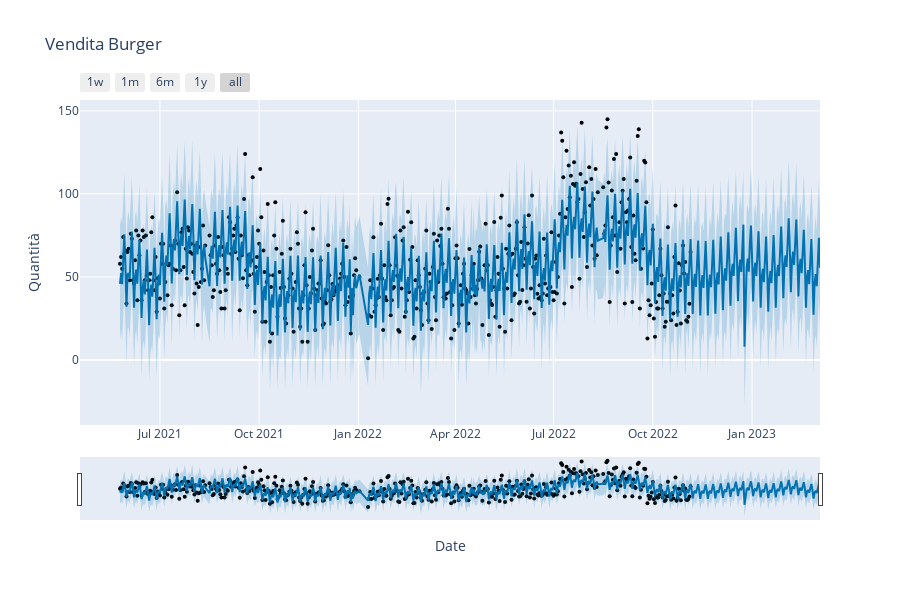

Write notebook code for a chart like this one.
### Code cell
fig = plot_plotly(model_tuned, forecast)

fig.update_layout(yaxis_title = 'Quantità',
                  xaxis_title = 'Date',
                  title = 'Vendita Burger'
)

### Figure 1 — Plotly figure (JSON) as saved in the notebook; plotly's stock layout.template omitted (floating-point values rounded to 4 significant figures; data arrays with more than 128 entries replaced by an {"elided": "..."} marker saying what was removed)
{"data": [{"marker": {"color": "black", "size": 4}, "mode": "markers", "name": "Actual", "type": "scatter", "x": {"elided": "514 str values"}, "y": {"elided": "514 float values"}}, {"hoverinfo": "skip", "line": {"width": 0}, "mode": "lines", "type": "scatter", "x": {"elided": "634 str values"}, "y": {"elided": "634 float values"}}, {"fill": "tonexty", "fillcolor": "rgba(0, 114, 178, 0.2)", "line": {"color": "#0072B2", "width": 2}, "mode": "lines", "name": "Predicted", "type": "scatter", "x": {"elided": "634 str values"}, "y": {"elided": "634 float values"}}, {"fill": "tonexty", "fillcolor": "rgba(0, 114, 178, 0.2)", "hoverinfo": "skip", "line": {"width": 0}, "mode": "lines", "type": "scatter", "x": {"elided": "634 str values"}, "y": {"elided": "634 float values"}}], "layout": {"height": 600, "showlegend": false, "title": {"text": "Vendita Burger"}, "width": 900, "xaxis": {"rangeselector": {"buttons": [{"count": 7, "label": "1w", "step": "day", "stepmode": "backward"}, {"count": 1, "label": "1m", "step": "month", "stepmode": "backward"}, {"count": 6, "label": "6m", "step": "month", "stepmode": "backward"}, {"count": 1, "label": "1y", "step": "year", "stepmode": "backward"}, {"step": "all"}]}, "rangeslider": {"visible": true}, "title": {"text": "Date"}, "type": "date"}, "yaxis": {"title": {"text": "Quantità"}}}}
